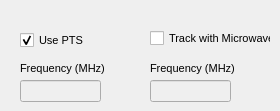
     <widget class="QWidget" name="PTStab">
      <property name="font">
       <font>
        <pointsize>10</pointsize>
       </font>
      </property>
      <attribute name="title">
       <string>PTS</string>
      </attribute>
      <widget class="QLineEdit" name="lineEditPTSFreq">
       <property name="enabled">
        <bool>false</bool>
       </property>
       <property name="geometry">
        <rect>
         <x>20</x>
         <y>80</y>
         <width>81</width>
         <height>22</height>
        </rect>
       </property>
      </widget>
      <widget class="QLabel" name="label_17">
       <property name="geometry">
        <rect>
         <x>20</x>
         <y>60</y>
         <width>101</width>
         <height>16</height>
        </rect>
       </property>
       <property name="font">
        <font>
         <pointsize>8</pointsize>
        </font>
       </property>
       <property name="text">
        <string>Frequency (MHz)</string>
       </property>
      </widget>
      <widget class="QCheckBox" name="checkBoxUsePTS">
       <property name="enabled">
        <bool>true</bool>
       </property>
       <property name="geometry">
        <rect>
         <x>20</x>
         <y>30</y>
         <width>87</width>
         <height>20</height>
        </rect>
       </property>
       <property name="font">
        <font>
         <pointsize>8</pointsize>
        </font>
       </property>
       <property name="text">
        <string>Use PTS</string>
       </property>
       <property name="checked">
        <bool>true</bool>
       </property>
      </widget>
      <widget class="QCheckBox" name="checkBoxTrackMW">
       <property name="geometry">
        <rect>
         <x>150</x>
         <y>30</y>
         <width>121</width>
         <height>17</height>
        </rect>
       </property>
       <property name="font">
        <font>
         <pointsize>8</pointsize>
        </font>
       </property>
       <property name="text">
        <string>Track with Microwave</string>
       </property>
      </widget>
      <widget class="QLabel" name="label_18">
       <property name="geometry">
        <rect>
         <x>150</x>
         <y>60</y>
         <width>101</width>
         <height>16</height>
        </rect>
       </property>
       <property name="font">
        <font>
         <pointsize>8</pointsize>
        </font>
       </property>
       <property name="text">
        <string>Frequency (MHz)</string>
       </property>
      </widget>
      <widget class="QLineEdit" name="lineEditTrackMWFreq">
       <property name="enabled">
        <bool>false</bool>
       </property>
       <property name="geometry">
        <rect>
         <x>150</x>
         <y>80</y>
         <width>81</width>
         <height>22</height>
        </rect>
       </property>
       <property name="font">
        <font>
         <pointsize>10</pointsize>
        </font>
       </property>
      </widget>
     </widget>
